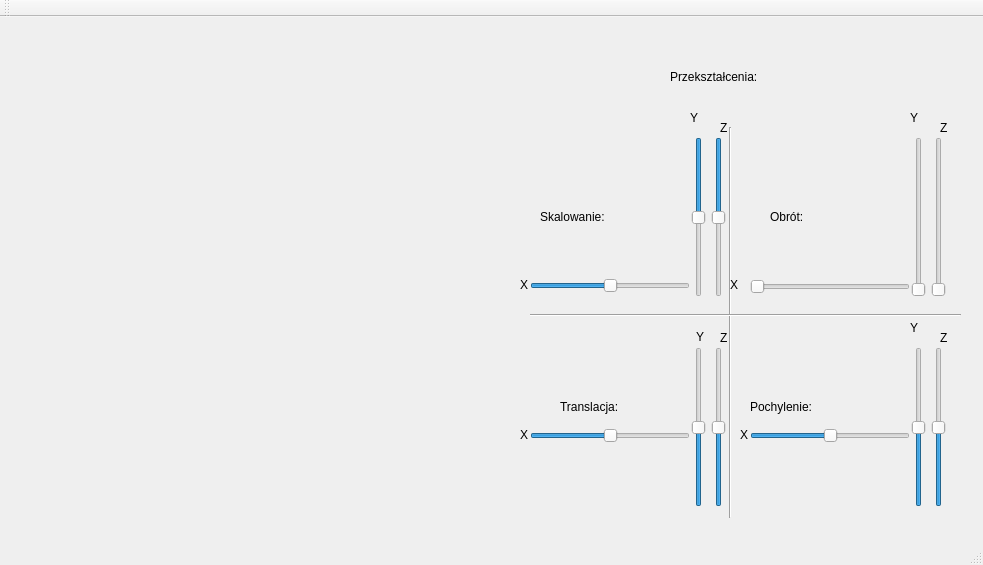
<?xml version="1.0" encoding="UTF-8"?>
<ui version="4.0">
 <class>MainWindow</class>
 <widget class="QMainWindow" name="MainWindow">
  <property name="geometry">
   <rect>
    <x>0</x>
    <y>0</y>
    <width>983</width>
    <height>565</height>
   </rect>
  </property>
  <property name="windowTitle">
   <string>MainWindow</string>
  </property>
  <widget class="QWidget" name="centralWidget">
   <widget class="Canvas" name="widget" native="true">
    <property name="geometry">
     <rect>
      <x>10</x>
      <y>10</y>
      <width>500</width>
      <height>500</height>
     </rect>
    </property>
   </widget>
   <widget class="QLabel" name="label">
    <property name="geometry">
     <rect>
      <x>670</x>
      <y>50</y>
      <width>101</width>
      <height>20</height>
     </rect>
    </property>
    <property name="text">
     <string>Przekształcenia:</string>
    </property>
   </widget>
   <widget class="QSlider" name="transXSlider">
    <property name="geometry">
     <rect>
      <x>530</x>
      <y>410</y>
      <width>160</width>
      <height>17</height>
     </rect>
    </property>
    <property name="minimum">
     <number>-500</number>
    </property>
    <property name="maximum">
     <number>500</number>
    </property>
    <property name="orientation">
     <enum>Qt::Horizontal</enum>
    </property>
    <property name="invertedControls">
     <bool>false</bool>
    </property>
   </widget>
   <widget class="QSlider" name="transYSlider">
    <property name="geometry">
     <rect>
      <x>690</x>
      <y>330</y>
      <width>17</width>
      <height>160</height>
     </rect>
    </property>
    <property name="minimum">
     <number>-500</number>
    </property>
    <property name="maximum">
     <number>500</number>
    </property>
    <property name="orientation">
     <enum>Qt::Vertical</enum>
    </property>
    <property name="invertedAppearance">
     <bool>false</bool>
    </property>
   </widget>
   <widget class="QLabel" name="label_2">
    <property name="geometry">
     <rect>
      <x>560</x>
      <y>380</y>
      <width>101</width>
      <height>20</height>
     </rect>
    </property>
    <property name="text">
     <string>Translacja:</string>
    </property>
   </widget>
   <widget class="Line" name="line">
    <property name="geometry">
     <rect>
      <x>720</x>
      <y>110</y>
      <width>20</width>
      <height>391</height>
     </rect>
    </property>
    <property name="orientation">
     <enum>Qt::Vertical</enum>
    </property>
   </widget>
   <widget class="Line" name="line_2">
    <property name="geometry">
     <rect>
      <x>530</x>
      <y>290</y>
      <width>431</width>
      <height>16</height>
     </rect>
    </property>
    <property name="orientation">
     <enum>Qt::Horizontal</enum>
    </property>
   </widget>
   <widget class="QLabel" name="label_3">
    <property name="geometry">
     <rect>
      <x>540</x>
      <y>190</y>
      <width>101</width>
      <height>20</height>
     </rect>
    </property>
    <property name="text">
     <string>Skalowanie:</string>
    </property>
   </widget>
   <widget class="QSlider" name="scaleYSlider">
    <property name="geometry">
     <rect>
      <x>690</x>
      <y>120</y>
      <width>17</width>
      <height>160</height>
     </rect>
    </property>
    <property name="minimum">
     <number>-10</number>
    </property>
    <property name="maximum">
     <number>10</number>
    </property>
    <property name="orientation">
     <enum>Qt::Vertical</enum>
    </property>
    <property name="invertedAppearance">
     <bool>true</bool>
    </property>
   </widget>
   <widget class="QLabel" name="label_4">
    <property name="geometry">
     <rect>
      <x>770</x>
      <y>190</y>
      <width>101</width>
      <height>20</height>
     </rect>
    </property>
    <property name="text">
     <string>Obrót:</string>
    </property>
   </widget>
   <widget class="QSlider" name="rotateYSlider">
    <property name="geometry">
     <rect>
      <x>910</x>
      <y>120</y>
      <width>17</width>
      <height>160</height>
     </rect>
    </property>
    <property name="minimum">
     <number>0</number>
    </property>
    <property name="maximum">
     <number>360</number>
    </property>
    <property name="orientation">
     <enum>Qt::Vertical</enum>
    </property>
   </widget>
   <widget class="QLabel" name="label_5">
    <property name="geometry">
     <rect>
      <x>750</x>
      <y>380</y>
      <width>101</width>
      <height>20</height>
     </rect>
    </property>
    <property name="text">
     <string>Pochylenie:</string>
    </property>
   </widget>
   <widget class="QSlider" name="tiltYSlider">
    <property name="geometry">
     <rect>
      <x>910</x>
      <y>330</y>
      <width>17</width>
      <height>160</height>
     </rect>
    </property>
    <property name="minimum">
     <number>-100</number>
    </property>
    <property name="maximum">
     <number>100</number>
    </property>
    <property name="orientation">
     <enum>Qt::Vertical</enum>
    </property>
   </widget>
   <widget class="QSlider" name="tiltXSlider">
    <property name="geometry">
     <rect>
      <x>750</x>
      <y>410</y>
      <width>160</width>
      <height>17</height>
     </rect>
    </property>
    <property name="minimum">
     <number>-100</number>
    </property>
    <property name="maximum">
     <number>100</number>
    </property>
    <property name="orientation">
     <enum>Qt::Horizontal</enum>
    </property>
   </widget>
   <widget class="QSlider" name="scaleXSlider">
    <property name="geometry">
     <rect>
      <x>530</x>
      <y>260</y>
      <width>160</width>
      <height>17</height>
     </rect>
    </property>
    <property name="minimum">
     <number>-10</number>
    </property>
    <property name="maximum">
     <number>10</number>
    </property>
    <property name="orientation">
     <enum>Qt::Horizontal</enum>
    </property>
    <property name="invertedControls">
     <bool>false</bool>
    </property>
   </widget>
   <widget class="QLabel" name="label_6">
    <property name="geometry">
     <rect>
      <x>696</x>
      <y>310</y>
      <width>41</width>
      <height>20</height>
     </rect>
    </property>
    <property name="text">
     <string>Y</string>
    </property>
   </widget>
   <widget class="QSlider" name="transZSlider">
    <property name="geometry">
     <rect>
      <x>710</x>
      <y>330</y>
      <width>17</width>
      <height>160</height>
     </rect>
    </property>
    <property name="minimum">
     <number>-1000</number>
    </property>
    <property name="maximum">
     <number>1000</number>
    </property>
    <property name="singleStep">
     <number>10</number>
    </property>
    <property name="orientation">
     <enum>Qt::Vertical</enum>
    </property>
    <property name="invertedAppearance">
     <bool>false</bool>
    </property>
   </widget>
   <widget class="QLabel" name="label_7">
    <property name="geometry">
     <rect>
      <x>720</x>
      <y>300</y>
      <width>31</width>
      <height>41</height>
     </rect>
    </property>
    <property name="text">
     <string>Z</string>
    </property>
   </widget>
   <widget class="QSlider" name="rotateXSlider">
    <property name="geometry">
     <rect>
      <x>750</x>
      <y>260</y>
      <width>160</width>
      <height>19</height>
     </rect>
    </property>
    <property name="maximum">
     <number>360</number>
    </property>
    <property name="orientation">
     <enum>Qt::Horizontal</enum>
    </property>
   </widget>
   <widget class="QLabel" name="label_8">
    <property name="geometry">
     <rect>
      <x>910</x>
      <y>90</y>
      <width>21</width>
      <height>21</height>
     </rect>
    </property>
    <property name="text">
     <string>Y</string>
    </property>
   </widget>
   <widget class="QSlider" name="rotateZSlider">
    <property name="geometry">
     <rect>
      <x>930</x>
      <y>120</y>
      <width>17</width>
      <height>160</height>
     </rect>
    </property>
    <property name="minimum">
     <number>0</number>
    </property>
    <property name="maximum">
     <number>360</number>
    </property>
    <property name="orientation">
     <enum>Qt::Vertical</enum>
    </property>
   </widget>
   <widget class="QLabel" name="label_9">
    <property name="geometry">
     <rect>
      <x>940</x>
      <y>90</y>
      <width>21</width>
      <height>41</height>
     </rect>
    </property>
    <property name="text">
     <string>Z</string>
    </property>
   </widget>
   <widget class="QSlider" name="scaleZSlider">
    <property name="geometry">
     <rect>
      <x>710</x>
      <y>120</y>
      <width>17</width>
      <height>160</height>
     </rect>
    </property>
    <property name="minimum">
     <number>-10</number>
    </property>
    <property name="maximum">
     <number>10</number>
    </property>
    <property name="orientation">
     <enum>Qt::Vertical</enum>
    </property>
    <property name="invertedAppearance">
     <bool>true</bool>
    </property>
   </widget>
   <widget class="QLabel" name="label_10">
    <property name="geometry">
     <rect>
      <x>720</x>
      <y>90</y>
      <width>21</width>
      <height>41</height>
     </rect>
    </property>
    <property name="text">
     <string>Z</string>
    </property>
   </widget>
   <widget class="QLabel" name="label_11">
    <property name="geometry">
     <rect>
      <x>690</x>
      <y>90</y>
      <width>21</width>
      <height>21</height>
     </rect>
    </property>
    <property name="text">
     <string>Y</string>
    </property>
   </widget>
   <widget class="QSlider" name="tiltZSlider">
    <property name="geometry">
     <rect>
      <x>930</x>
      <y>330</y>
      <width>17</width>
      <height>160</height>
     </rect>
    </property>
    <property name="minimum">
     <number>-100</number>
    </property>
    <property name="maximum">
     <number>100</number>
    </property>
    <property name="orientation">
     <enum>Qt::Vertical</enum>
    </property>
   </widget>
   <widget class="QLabel" name="label_12">
    <property name="geometry">
     <rect>
      <x>910</x>
      <y>300</y>
      <width>21</width>
      <height>21</height>
     </rect>
    </property>
    <property name="text">
     <string>Y</string>
    </property>
   </widget>
   <widget class="QLabel" name="label_13">
    <property name="geometry">
     <rect>
      <x>940</x>
      <y>300</y>
      <width>21</width>
      <height>41</height>
     </rect>
    </property>
    <property name="text">
     <string>Z</string>
    </property>
   </widget>
   <widget class="QLabel" name="label_14">
    <property name="geometry">
     <rect>
      <x>520</x>
      <y>260</y>
      <width>16</width>
      <height>16</height>
     </rect>
    </property>
    <property name="text">
     <string>X</string>
    </property>
   </widget>
   <widget class="QLabel" name="label_15">
    <property name="geometry">
     <rect>
      <x>520</x>
      <y>410</y>
      <width>16</width>
      <height>16</height>
     </rect>
    </property>
    <property name="text">
     <string>X</string>
    </property>
   </widget>
   <widget class="QLabel" name="label_16">
    <property name="geometry">
     <rect>
      <x>730</x>
      <y>260</y>
      <width>16</width>
      <height>16</height>
     </rect>
    </property>
    <property name="text">
     <string>X</string>
    </property>
   </widget>
   <widget class="QLabel" name="label_17">
    <property name="geometry">
     <rect>
      <x>740</x>
      <y>410</y>
      <width>16</width>
      <height>16</height>
     </rect>
    </property>
    <property name="text">
     <string>X</string>
    </property>
   </widget>
  </widget>
  <widget class="QMenuBar" name="menuBar">
   <property name="geometry">
    <rect>
     <x>0</x>
     <y>0</y>
     <width>983</width>
     <height>21</height>
    </rect>
   </property>
  </widget>
  <widget class="QToolBar" name="mainToolBar">
   <attribute name="toolBarArea">
    <enum>TopToolBarArea</enum>
   </attribute>
   <attribute name="toolBarBreak">
    <bool>false</bool>
   </attribute>
  </widget>
  <widget class="QStatusBar" name="statusBar"/>
 </widget>
 <layoutdefault spacing="6" margin="11"/>
 <customwidgets>
  <customwidget>
   <class>Canvas</class>
   <extends>QWidget</extends>
   <header>canvas.h</header>
   <container>1</container>
  </customwidget>
 </customwidgets>
 <resources/>
 <connections/>
</ui>
